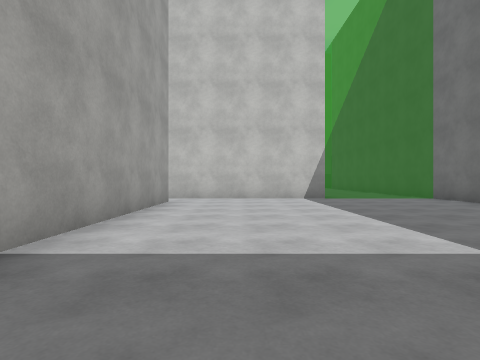
[1] (above)

24 first-person views from a walk through a scene from a Unity 3-D project. The camera is 1.2 m above the floor, looks level and sees 80° across. The floor is counted in squares, 2 m on a side. Each view is taken from the middle of a square. On the plan, view 1 faces up. The plan holds only what a view shows up to about 9 squares ahead; the rest is blank. The place goes on beyond the plan. The player is left out. Surface patterns are stand-ins for the level's own textures.

[2]
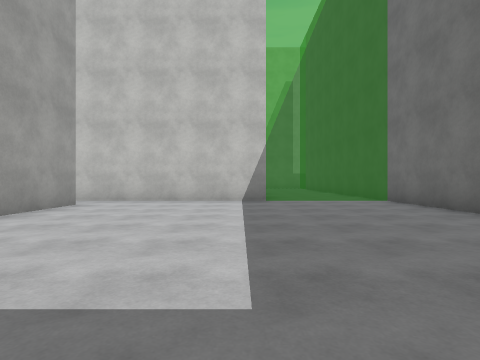

[3]
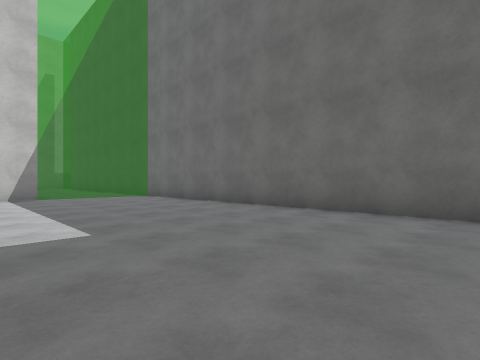

[4]
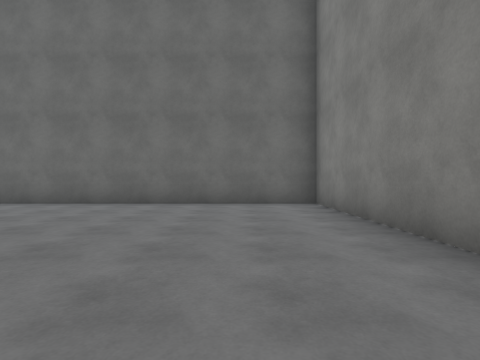

[5]
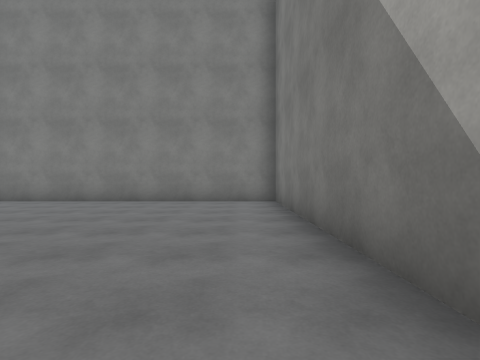

[6]
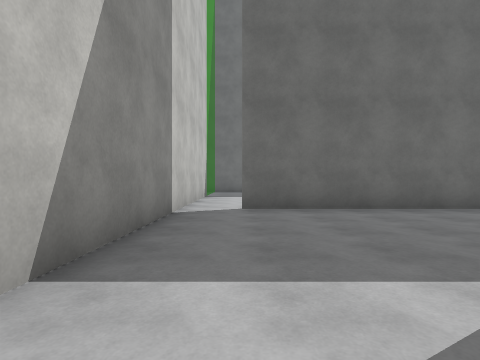

[7]
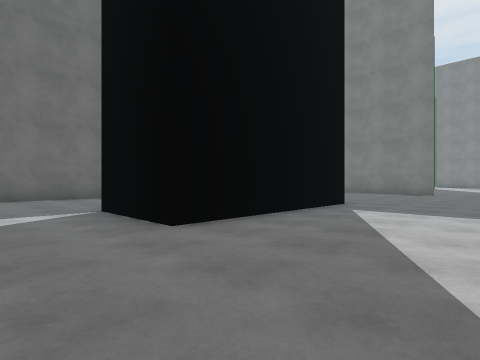

[8]
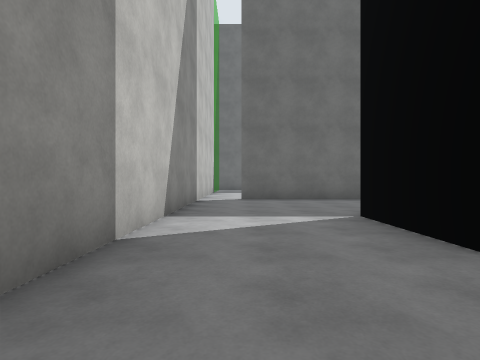

[9]
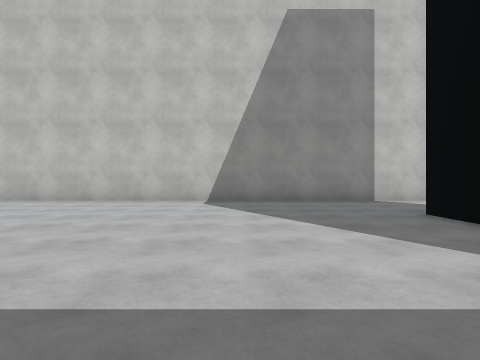

[10]
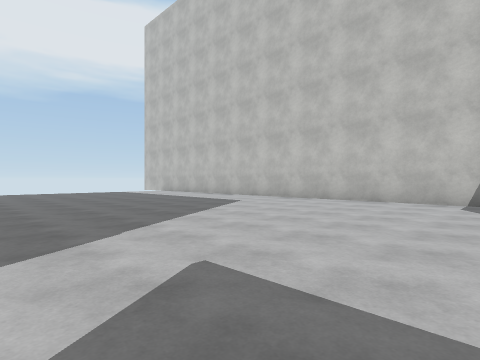

[11]
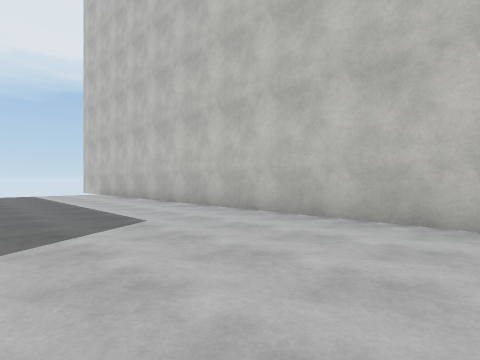

[12]
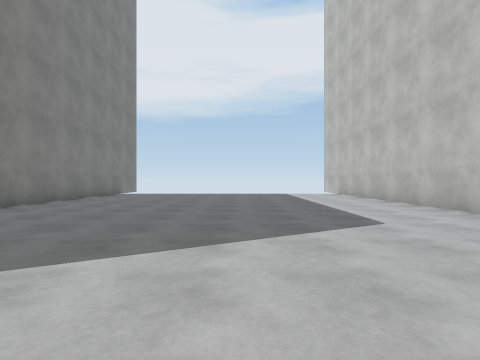

[13]
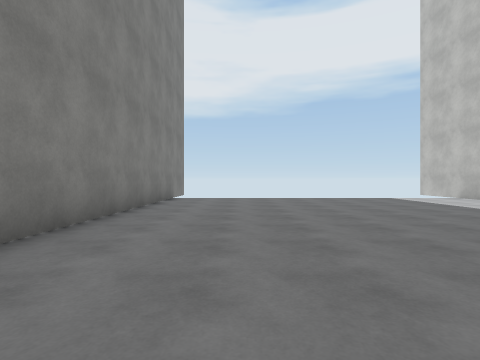

[14]
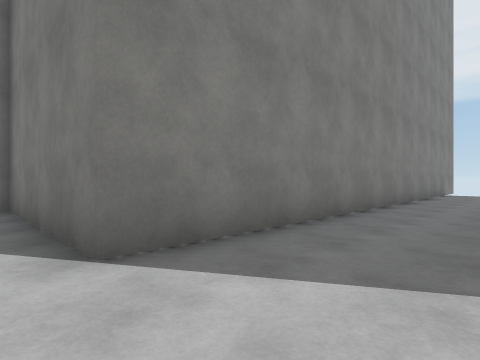

[15]
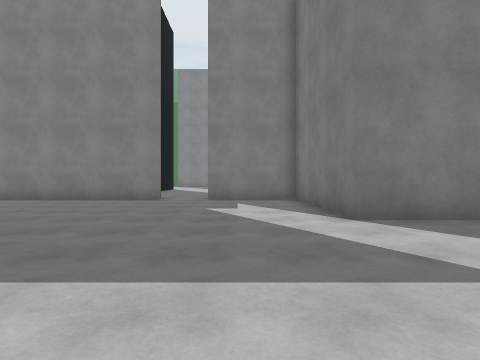

[16]
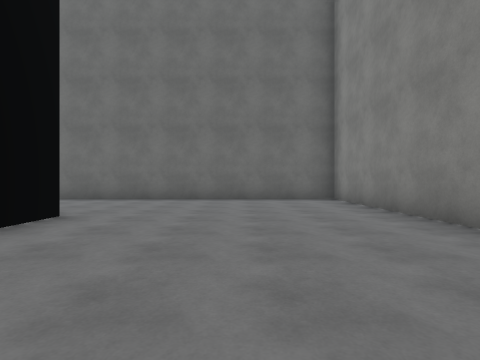

[17]
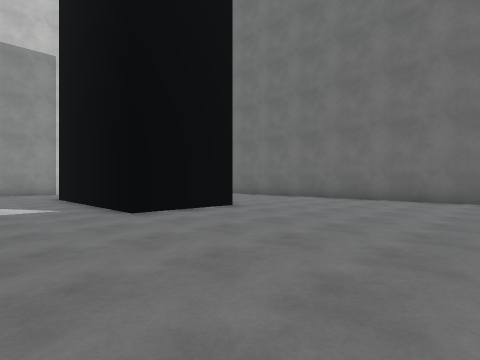

[18]
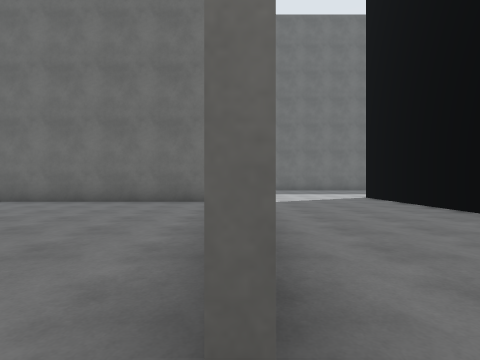

[19]
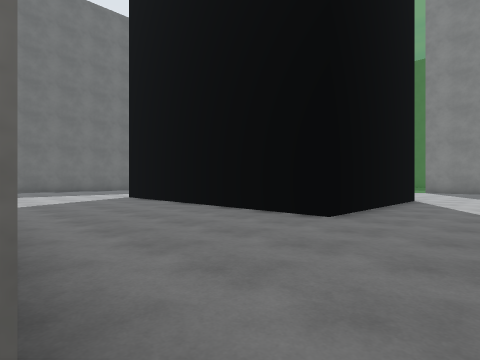

[20]
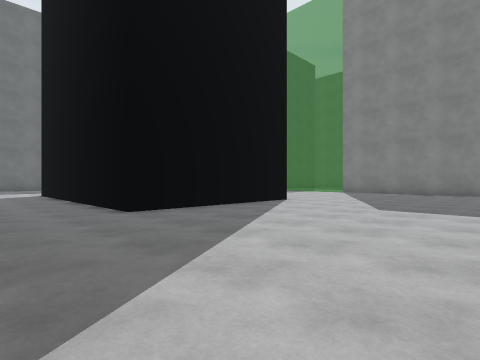

[21]
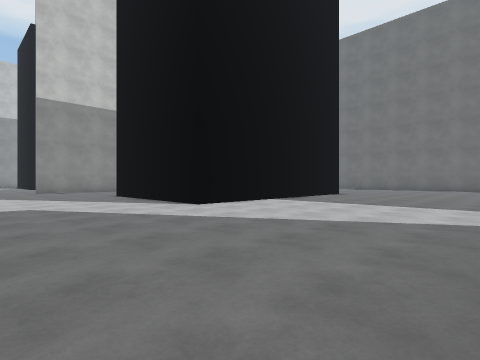

[22]
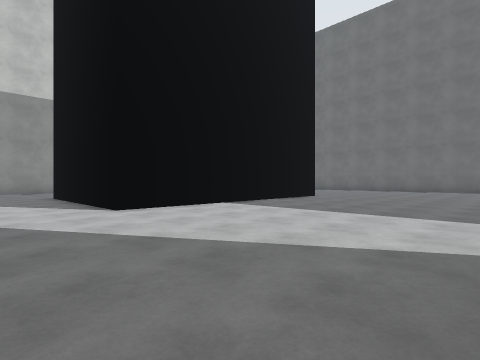

[23]
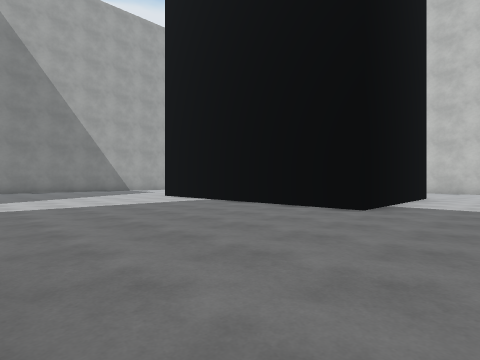

[24]
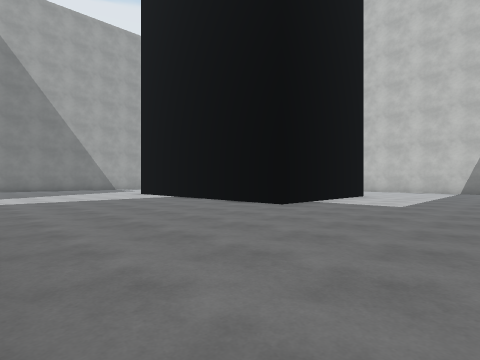

### Floor plan
Ten units are one square. View 1 is at (0, 0); x grows to the right and y downward. Boxes are objects, and circles mark ways between rooms. Rooms are numbered by the first view taken in them; rooms with no view inside come last. Other rooms are left out.
<svg viewBox="-265 -105 333 260">
<path fill="none" stroke="#000" d="M29 -93 -26 -93M-20 -80 -20 49 63 49 63 -100M-68 -60 -62 -60M-62 -10 -87 -10 -87 -60M-95 49 -21 49 -21 -80M-260 2 -138 2 -138 49 -110 49M-26 -93 -230 -93M-2 95 -2 143 -78 143 -78 93 -10 93"/>
<circle cx="-20" cy="-85" r="3" fill="#2a7"/>
<circle cx="-100" cy="50" r="3" fill="#2a7"/>
<text x="20" y="-30">1</text>
<text x="-140" y="-30">2</text>
<text x="-30" y="150">3</text>
</svg>
Room 1 opens to room 2. Room 2 opens to room 3.

Where each view was taken, in squares from view 1:
view 1: 0 up, 0 right, facing up
view 2: 1 up, 2 right, facing up
view 3: 1 down, 1 right, facing up-right
view 4: 3 down, 1 left, facing right
view 5: 3 up, 1 left, facing down
view 6: 8 up, 8 left, facing right
view 7: 8 up, 12 left, facing down-right
view 8: 8 up, 11 left, facing right
view 9: 1 up, 12 left, facing up
view 10: 1 up, 12 left, facing up-left
view 11: 5 up, 14 left, facing up-left
view 12: 5 up, 14 left, facing left
view 13: 2 up, 17 left, facing left
view 14: 2 up, 13 left, facing down-left
view 15: 4 up, 12 left, facing down
view 16: 2 down, 11 left, facing right
view 17: 4 down, 11 left, facing up-right
view 18: 5 down, 10 left, facing right
view 19: 5 down, 10 left, facing down-right
view 20: 7 down, 13 left, facing down-right
view 21: 20 down, 12 left, facing up-right
view 22: 20 down, 10 left, facing up-right
view 23: 20 down, 2 right, facing up-left
view 24: 20 down, 4 right, facing up-left
